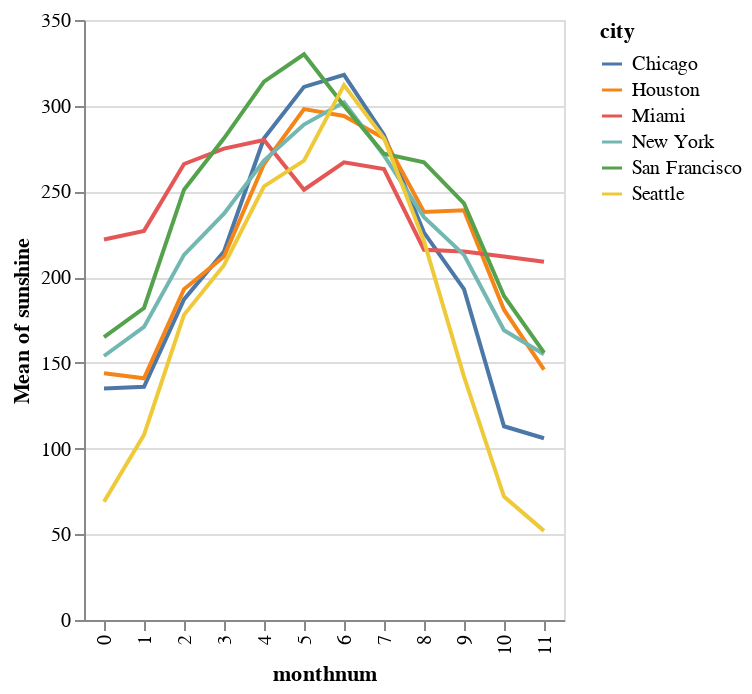

Write notebook code for a chart like this one.
### Code cell
alt.Chart(source).mark_line().encode(
    x='monthnum:O',
    y='mean(sunshine):Q',
    color='city:N'
)

### Figure 1 — Vega-Lite specification as saved in the notebook (floating-point values rounded to 4 significant figures)
{"config": {"view": {"continuousWidth": 300, "continuousHeight": 300}}, "data": {"name": "data-162638687fd33f296a3b88b07ba677ef"}, "mark": {"type": "line"}, "encoding": {"color": {"field": "city", "type": "nominal"}, "x": {"field": "monthnum", "type": "ordinal"}, "y": {"aggregate": "mean", "field": "sunshine", "type": "quantitative"}}, "$schema": "https://vega.github.io/schema/vega-lite/v5.15.1.json", "datasets": {"data-162638687fd33f296a3b88b07ba677ef": [{"city": "Chicago", "lon": -87.62, "lat": 41.88, "month": "Jan", "monthnum": 0, "sunshine": 135}, {"city": "Chicago", "lon": -87.62, "lat": 41.88, "month": "Feb", "monthnum": 1, "sunshine": 136}, {"city": "Chicago", "lon": -87.62, "lat": 41.88, "month": "Mar", "monthnum": 2, "sunshine": 187}, {"city": "Chicago", "lon": -87.62, "lat": 41.88, "month": "Apr", "monthnum": 3, "sunshine": 215}, {"city": "Chicago", "lon": -87.62, "lat": 41.88, "month": "May", "monthnum": 4, "sunshine": 281}, {"city": "Chicago", "lon": -87.62, "lat": 41.88, "month": "Jun", "monthnum": 5, "sunshine": 311}, {"city": "Chicago", "lon": -87.62, "lat": 41.88, "month": "Jul", "monthnum": 6, "sunshine": 318}, {"city": "Chicago", "lon": -87.62, "lat": 41.88, "month": "Aug", "monthnum": 7, "sunshine": 283}, {"city": "Chicago", "lon": -87.62, "lat": 41.88, "month": "Sep", "monthnum": 8, "sunshine": 226}, {"city": "Chicago", "lon": -87.62, "lat": 41.88, "month": "Oct", "monthnum": 9, "sunshine": 193}, {"city": "Chicago", "lon": -87.62, "lat": 41.88, "month": "Nov", "monthnum": 10, "sunshine": 113}, {"city": "Chicago", "lon": -87.62, "lat": 41.88, "month": "Dec", "monthnum": 11, "sunshine": 106}, {"city": "Houston", "lon": -95.36, "lat": 29.75, "month": "Jan", "monthnum": 0, "sunshine": 144}, {"city": "Houston", "lon": -95.36, "lat": 29.75, "month": "Feb", "monthnum": 1, "sunshine": 141}, {"city": "Houston", "lon": -95.36, "lat": 29.75, "month": "Mar", "monthnum": 2, "sunshine": 193}, {"city": "Houston", "lon": -95.36, "lat": 29.75, "month": "Apr", "monthnum": 3, "sunshine": 212}, {"city": "Houston", "lon": -95.36, "lat": 29.75, "month": "May", "monthnum": 4, "sunshine": 266}, {"city": "Houston", "lon": -95.36, "lat": 29.75, "month": "Jun", "monthnum": 5, "sunshine": 298}, {"city": "Houston", "lon": -95.36, "lat": 29.75, "month": "Jul", "monthnum": 6, "sunshine": 294}, {"city": "Houston", "lon": -95.36, "lat": 29.75, "month": "Aug", "monthnum": 7, "sunshine": 281}, {"city": "Houston", "lon": -95.36, "lat": 29.75, "month": "Sep", "monthnum": 8, "sunshine": 238}, {"city": "Houston", "lon": -95.36, "lat": 29.75, "month": "Oct", "monthnum": 9, "sunshine": 239}, {"city": "Houston", "lon": -95.36, "lat": 29.75, "month": "Nov", "monthnum": 10, "sunshine": 181}, {"city": "Houston", "lon": -95.36, "lat": 29.75, "month": "Dec", "monthnum": 11, "sunshine": 146}, {"city": "Miami", "lon": -80.19, "lat": 25.76, "month": "Jan", "monthnum": 0, "sunshine": 222}, {"city": "Miami", "lon": -80.19, "lat": 25.76, "month": "Feb", "monthnum": 1, "sunshine": 227}, {"city": "Miami", "lon": -80.19, "lat": 25.76, "month": "Mar", "monthnum": 2, "sunshine": 266}, {"city": "Miami", "lon": -80.19, "lat": 25.76, "month": "Apr", "monthnum": 3, "sunshine": 275}, {"city": "Miami", "lon": -80.19, "lat": 25.76, "month": "May", "monthnum": 4, "sunshine": 280}, {"city": "Miami", "lon": -80.19, "lat": 25.76, "month": "Jun", "monthnum": 5, "sunshine": 251}, {"city": "Miami", "lon": -80.19, "lat": 25.76, "month": "Jul", "monthnum": 6, "sunshine": 267}, {"city": "Miami", "lon": -80.19, "lat": 25.76, "month": "Aug", "monthnum": 7, "sunshine": 263}, {"city": "Miami", "lon": -80.19, "lat": 25.76, "month": "Sep", "monthnum": 8, "sunshine": 216}, {"city": "Miami", "lon": -80.19, "lat": 25.76, "month": "Oct", "monthnum": 9, "sunshine": 215}, {"city": "Miami", "lon": -80.19, "lat": 25.76, "month": "Nov", "monthnum": 10, "sunshine": 212}, {"city": "Miami", "lon": -80.19, "lat": 25.76, "month": "Dec", "monthnum": 11, "sunshine": 209}, {"city": "New York", "lon": -73.94, "lat": 40.73, "month": "Jan", "monthnum": 0, "sunshine": 154}, {"city": "New York", "lon": -73.94, "lat": 40.73, "month": "Feb", "monthnum": 1, "sunshine": 171}, {"city": "New York", "lon": -73.94, "lat": 40.73, "month": "Mar", "monthnum": 2, "sunshine": 213}, {"city": "New York", "lon": -73.94, "lat": 40.73, "month": "Apr", "monthnum": 3, "sunshine": 237}, {"city": "New York", "lon": -73.94, "lat": 40.73, "month": "May", "monthnum": 4, "sunshine": 268}, {"city": "New York", "lon": -73.94, "lat": 40.73, "month": "Jun", "monthnum": 5, "sunshine": 289}, {"city": "New York", "lon": -73.94, "lat": 40.73, "month": "Jul", "monthnum": 6, "sunshine": 302}, {"city": "New York", "lon": -73.94, "lat": 40.73, "month": "Aug", "monthnum": 7, "sunshine": 271}, {"city": "New York", "lon": -73.94, "lat": 40.73, "month": "Sep", "monthnum": 8, "sunshine": 235}, {"city": "New York", "lon": -73.94, "lat": 40.73, "month": "Oct", "monthnum": 9, "sunshine": 213}, {"city": "New York", "lon": -73.94, "lat": 40.73, "month": "Nov", "monthnum": 10, "sunshine": 169}, {"city": "New York", "lon": -73.94, "lat": 40.73, "month": "Dec", "monthnum": 11, "sunshine": 155}, {"city": "San Francisco", "lon": -122.4, "lat": 37.73, "month": "Jan", "monthnum": 0, "sunshine": 165}, {"city": "San Francisco", "lon": -122.4, "lat": 37.73, "month": "Feb", "monthnum": 1, "sunshine": 182}, {"city": "San Francisco", "lon": -122.4, "lat": 37.73, "month": "Mar", "monthnum": 2, "sunshine": 251}, {"city": "San Francisco", "lon": -122.4, "lat": 37.73, "month": "Apr", "monthnum": 3, "sunshine": 281}, {"city": "San Francisco", "lon": -122.4, "lat": 37.73, "month": "May", "monthnum": 4, "sunshine": 314}, {"city": "San Francisco", "lon": -122.4, "lat": 37.73, "month": "Jun", "monthnum": 5, "sunshine": 330}, {"city": "San Francisco", "lon": -122.4, "lat": 37.73, "month": "Jul", "monthnum": 6, "sunshine": 300}, {"city": "San Francisco", "lon": -122.4, "lat": 37.73, "month": "Aug", "monthnum": 7, "sunshine": 272}, {"city": "San Francisco", "lon": -122.4, "lat": 37.73, "month": "Sep", "monthnum": 8, "sunshine": 267}, {"city": "San Francisco", "lon": -122.4, "lat": 37.73, "month": "Oct", "monthnum": 9, "sunshine": 243}, {"city": "San Francisco", "lon": -122.4, "lat": 37.73, "month": "Nov", "monthnum": 10, "sunshine": 189}, {"city": "San Francisco", "lon": -122.4, "lat": 37.73, "month": "Dec", "monthnum": 11, "sunshine": 156}, {"city": "Seattle", "lon": -122.3, "lat": 47.61, "month": "Jan", "monthnum": 0, "sunshine": 69}, {"city": "Seattle", "lon": -122.3, "lat": 47.61, "month": "Feb", "monthnum": 1, "sunshine": 108}, {"city": "Seattle", "lon": -122.3, "lat": 47.61, "month": "Mar", "monthnum": 2, "sunshine": 178}, {"city": "Seattle", "lon": -122.3, "lat": 47.61, "month": "Apr", "monthnum": 3, "sunshine": 207}, {"city": "Seattle", "lon": -122.3, "lat": 47.61, "month": "May", "monthnum": 4, "sunshine": 253}, {"city": "Seattle", "lon": -122.3, "lat": 47.61, "month": "Jun", "monthnum": 5, "sunshine": 268}, {"city": "Seattle", "lon": -122.3, "lat": 47.61, "month": "Jul", "monthnum": 6, "sunshine": 312}, {"city": "Seattle", "lon": -122.3, "lat": 47.61, "month": "Aug", "monthnum": 7, "sunshine": 281}, {"city": "Seattle", "lon": -122.3, "lat": 47.61, "month": "Sep", "monthnum": 8, "sunshine": 221}, {"city": "Seattle", "lon": -122.3, "lat": 47.61, "month": "Oct", "monthnum": 9, "sunshine": 142}, {"city": "Seattle", "lon": -122.3, "lat": 47.61, "month": "Nov", "monthnum": 10, "sunshine": 72}, {"city": "Seattle", "lon": -122.3, "lat": 47.61, "month": "Dec", "monthnum": 11, "sunshine": 52}]}}
